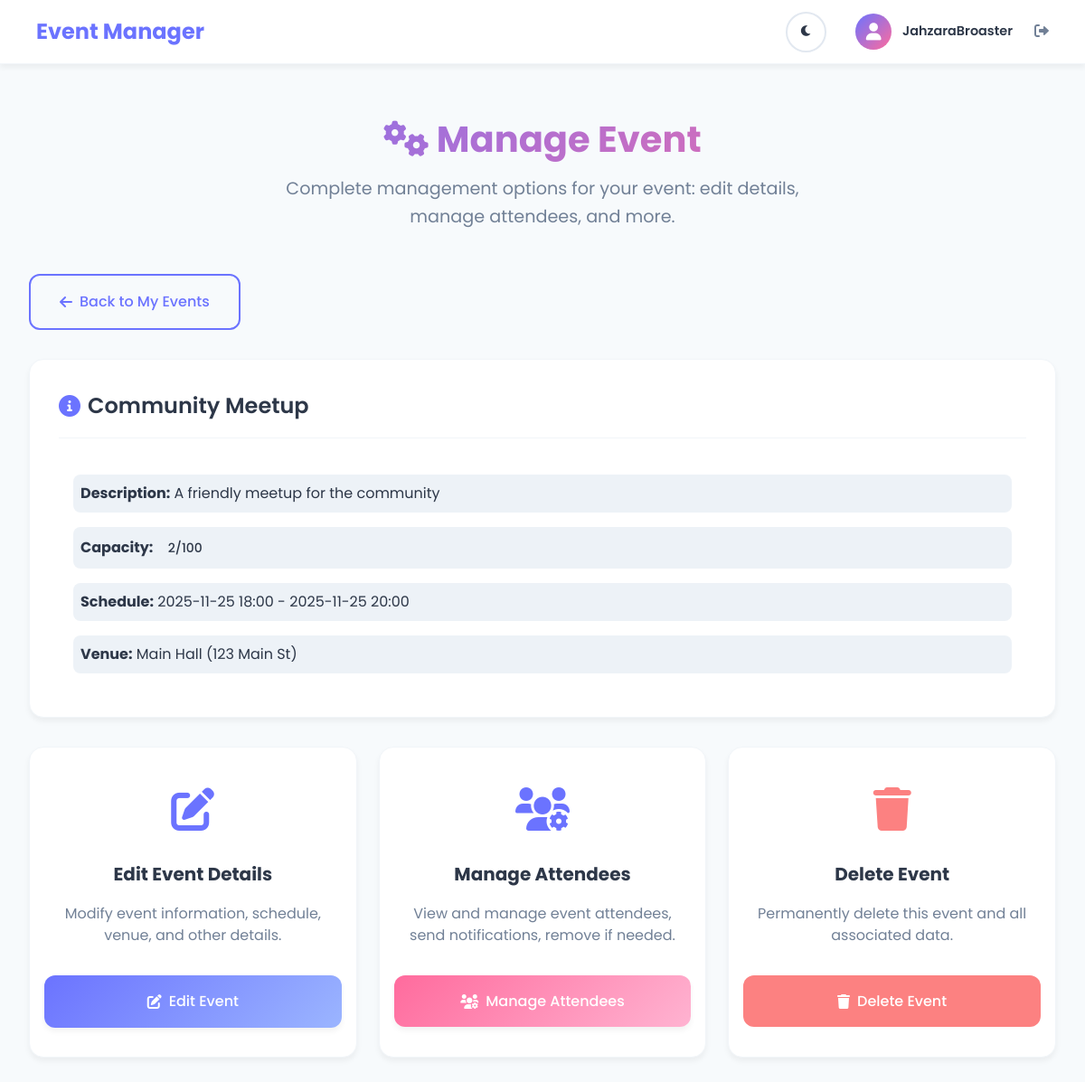
/manage_event/1 (signed in), run on the app's committed database.
### tables this page shows
CREATE TABLE events (
            id INTEGER PRIMARY KEY, title TEXT, description TEXT, venue_id INTEGER,
            organizer_id INTEGER, capacity INTEGER
        );

CREATE TABLE schedules (
            id INTEGER PRIMARY KEY, event_id INTEGER, start TEXT, end TEXT
        );

CREATE TABLE venues (
            id INTEGER PRIMARY KEY, name TEXT, address TEXT, capacity INTEGER
        );

### app.py (the view)
@app.route('/manage_event/<int:event_id>')
@login_required
def manage_event(event_id):
    event = db.get_event_with_organizer(event_id)
    if not event:
        flash('Event not found', 'error')
        return redirect(url_for('my_events'))
    if event['organizer_id'] != session['user_id'] and session['user_role'] != 'admin':
        flash('You can only manage events you created', 'error')
        return redirect(url_for('events'))
    attendees = db.get_event_attendees(event_id)
    registered_count = len(attendees)
    venue = None
    if event['venue_id']:
        venue = db.get_venue(event['venue_id'])
    return render_template('manage_event.html',
                         event=event,
                         attendees=attendees,
                         registered_count=registered_count,
                         venue=venue)

### app.py (called while the page is built)
def login_required(f):
    from functools import wraps
    @wraps(f)
    def decorated_function(*args, **kwargs):
        if 'user_id' not in session:
            flash('Please log in to access this page', 'error')
            return redirect(url_for('login_page'))
        return f(*args, **kwargs)
    return decorated_function

### db.py (called while the page is built)
    def get_venue(self, venue_id):
        cur = self.conn.cursor()
        cur.execute('SELECT id,name,address,capacity FROM venues WHERE id=?', (venue_id,))
        return cur.fetchone()

    def get_event_attendees(self, event_id):
        cur = self.conn.cursor()
        cur.execute('''
        SELECT u.id,u.name,u.email,u.role, r.created_at as registration_date
        FROM registrations r
        JOIN users u ON u.id=r.user_id
        WHERE r.event_id=?
        ORDER BY r.created_at
        ''', (event_id,))
        return [dict(r) for r in cur.fetchall()]

    def get_event_with_organizer(self, event_id):
        cur = self.conn.cursor()
        cur.execute('''
        SELECT e.id, e.title, e.description, e.capacity, e.organizer_id,
               v.name as venue_name, v.address as venue_address, v.id as venue_id,
               s.start, s.end,
               u.name as organizer_name
        FROM events e
        LEFT JOIN venues v ON e.venue_id=v.id
        LEFT JOIN schedules s ON s.event_id=e.id
        LEFT JOIN users u ON u.id=e.organizer_id
        WHERE e.id=?
        ''', (event_id,))
        r = cur.fetchone()
        return dict(r) if r else None

### templates/manage_event.html (shortened to what this page needs)
{% extends "base.html" %}
{% block content %}
<div class="container">
    <div class="page-header">
        <h1 class="page-title">
            <i class="fas fa-cogs"></i>
            Manage Event
        </h1>
        <p class="page-subtitle">
            Complete management options for your event: edit details, manage attendees, and more.
        </p>
    </div>
    <div class="mb-4">
        <a href="{{ url_for('my_events') }}" class="btn btn-outline">
            <i class="fas fa-arrow-left"></i>
            Back to My Events
        </a>
    </div>
    <div class="card mb-4">
        <div class="card-header">
            <h2 class="card-title">
                <i class="fas fa-info-circle"></i>
                {{ event.title }}
            </h2>
        </div>
        <div class="event-overview">
            <div class="overview-item">
                <strong>Description:</strong> {{ event.description or 'No description provided' }}
            </div>
            <div class="overview-item">
                <strong>Capacity:</strong>
                <span class="status-badge status-info">{{ registered_count }}/{{ event.capacity }}</span>
            </div>
            <div class="overview-item">
                <strong>Schedule:</strong> {{ event.start or 'Not scheduled' }}
                {% if event.end %} - {{ event.end }}{% endif %}
            </div>
            {% if venue %}
            <div class="overview-item">
                <strong>Venue:</strong> {{ venue[1] }} ({{ venue[2] }})
            </div>
            {% endif %}
        </div>
    </div>
    <div class="grid grid-cols-3 gap-4 mb-4">
        <div class="card action-card">
            <div class="action-icon">
                <i class="fas fa-edit"></i>
            </div>
            <h3 class="action-title">Edit Event Details</h3>
            <p class="action-description">
                Modify event information, schedule, venue, and other details.
            </p>
            <a href="{{ url_for('edit_event', event_id=event.id) }}" class="btn btn-primary btn-full">
                <i class="fas fa-edit"></i>
                Edit Event
            </a>
        </div>
        <div class="card action-card">
            <div class="action-icon">
                <i class="fas fa-users-cog"></i>
            </div>
            <h3 class="action-title">Manage Attendees</h3>
            <p class="action-description">
                View and manage event attendees, send notifications, remove if needed.
            </p>
            <button onclick="toggleAttendeeManagement()" class="btn btn-secondary btn-full">
                <i class="fas fa-users-cog"></i>
                Manage Attendees
            </button>
        </div>
        <div class="card action-card danger-card">
            <div class="action-icon">
                <i class="fas fa-trash"></i>
            </div>
            <h3 class="action-title">Delete Event</h3>
            <p class="action-description">
                Permanently delete this event and all associated data.
            </p>
            <form method="POST" action="{{ url_for('delete_event', event_id=event.id) }}"
                  onsubmit="return confirm('Are you sure you want to delete this event? This action cannot be undone and will remove all registrations.')">
                <button type="submit" class="btn btn-danger btn-full">
                    <i class="fas fa-trash"></i>
                    Delete Event
                </button>
            </form>
        </div>
    </div>
</div>
{% endblock %}

### static/css/style.css (style rules this page uses)
* { margin: 0; padding: 0; box-sizing: border-box; }
:root { --primary-color: #6B73FF; --primary-light: #9BB5FF; --primary-dark: #4A5568; --secondary-color: #FF6B9D; --secondary-light: #FFB3D1; --success-color: #68D391; --warning-color: #F6E05E; --error-color: #FC8181; --info-color: #63B3ED; --bg-primary: #F7FAFC; --bg-secondary: #EDF2F7; --bg-white: #FFFFFF; --bg-card: #FFFFFF; --text-primary: #2D3748; --text-secondary: #718096; --text-light: #A0AEC0; --border-color: #E2E8F0; --border-light: #F1F5F9; --shadow-sm: 0 1px 3px rgba(0, 0, 0, 0.05); --shadow-md: 0 4px 6px rgba(0, 0, 0, 0.05); --shadow-lg: 0 10px 15px rgba(0, 0, 0, 0.08); --shadow-xl: 0 20px 25px rgba(0, 0, 0, 0.1); --radius-sm: 8px; --radius-md: 12px; --radius-lg: 16px; --radius-xl: 20px; --transition: all 0.3s cubic-bezier(0.4, 0, 0.2, 1); }
body { font-family: 'Poppins', -apple-system, BlinkMacSystemFont, 'Segoe UI', sans-serif; background: var(--bg-primary); min-height: 100vh; color: var(--text-primary); line-height: 1.6; transition: background-color 0.3s ease, color 0.3s ease; }
.container { max-width: 1200px; margin: 0 auto; padding: 2rem; }
.page-header { text-align: center; margin-bottom: 3rem; }
.page-title { font-size: 2.5rem; font-weight: 700; background: linear-gradient(135deg, var(--primary-color), var(--secondary-color)); -webkit-background-clip: text; -webkit-text-fill-color: transparent; background-clip: text; margin-bottom: 0.5rem; }
.page-subtitle { font-size: 1.2rem; color: var(--text-secondary); max-width: 600px; margin: 0 auto; }
.card { background: var(--bg-card); border-radius: var(--radius-lg); padding: 2rem; box-shadow: var(--shadow-md); border: 1px solid var(--border-light); transition: var(--transition); }
.card-header { display: flex; align-items: center; justify-content: space-between; margin-bottom: 1.5rem; padding-bottom: 1rem; border-bottom: 1px solid var(--border-light); }
.card-title { font-size: 1.5rem; font-weight: 600; color: var(--text-primary); display: flex; align-items: center; gap: 0.5rem; }
.card-title i { color: var(--primary-color); }
.btn { display: inline-flex; align-items: center; justify-content: center; gap: 0.5rem; padding: 1rem 2rem; border: none; border-radius: var(--radius-md); font-size: 1rem; font-weight: 500; font-family: inherit; text-decoration: none; cursor: pointer; transition: var(--transition); position: relative; overflow: hidden; }
.btn::before { content: ''; position: absolute; top: 0; left: -100%; width: 100%; height: 100%; background: linear-gradient(90deg, transparent, rgba(255, 255, 255, 0.2), transparent); transition: var(--transition); }
.btn-primary { background: linear-gradient(135deg, var(--primary-color), var(--primary-light)); color: white; box-shadow: var(--shadow-md); }
.btn-secondary { background: linear-gradient(135deg, var(--secondary-color), var(--secondary-light)); color: white; box-shadow: var(--shadow-md); }
.btn-danger { background: var(--error-color); color: white; }
.btn-outline { background: transparent; border: 2px solid var(--primary-color); color: var(--primary-color); }
.grid { display: grid; gap: 2rem; }
.grid-cols-3 { grid-template-columns: repeat(3, 1fr); }
.mb-4 { margin-bottom: 2rem; }
.status-badge { display: inline-flex; align-items: center; gap: 0.25rem; padding: 0.25rem 0.75rem; border-radius: var(--radius-sm); font-size: 0.875rem; font-weight: 500; }

### templates/manage_event.html (style rules this page uses)
.event-overview { display: flex; flex-direction: column; gap: 1rem; padding: 1rem; }
.overview-item { padding: 0.5rem; border-radius: var(--radius-sm); background: var(--bg-secondary); }
.grid-cols-3 { display: grid; grid-template-columns: repeat(3, 1fr); gap: 1.5rem; }
.action-card { text-align: center; padding: 2rem 1rem; transition: transform 0.2s ease, box-shadow 0.2s ease; }
.action-icon { font-size: 3rem; margin-bottom: 1rem; color: var(--primary-color); }
.danger-card .action-icon { color: var(--error-color); }
.action-title { font-size: 1.25rem; margin-bottom: 1rem; color: var(--text-primary); }
.action-description { color: var(--text-secondary); margin-bottom: 2rem; line-height: 1.5; }
.btn-full { width: 100%; }

### data on the page
events: title "Community Meetup", description "A friendly meetup for the community", capacity "100"
schedules: start "2025-11-25 18:00", end "2025-11-25 20:00"
venues: name "Main Hall", address "123 Main St"

### other printed values
{{ session.user_name }} "JahzaraBroaster"
{{ registered_count }} "2"
